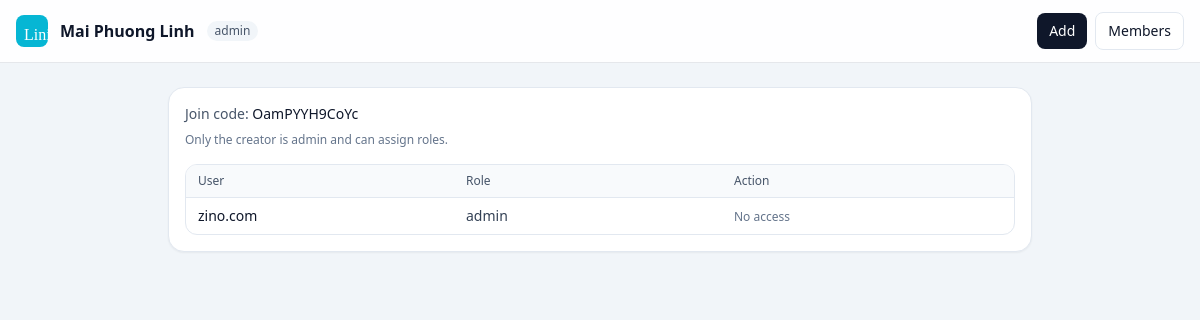
The page /boards/4/members/ (signed in) on the database its author committed.
### board/models.py (models this page shows, shortened)
class Board(models.Model):
    name = models.CharField(max_length=120, default="Untitled board")
    created_by = models.ForeignKey(
        settings.AUTH_USER_MODEL,
        on_delete=models.CASCADE,
        related_name="created_boards",
    )
    join_code = models.CharField(max_length=16, unique=True, db_index=True)
    created_at = models.DateTimeField(auto_now_add=True)

class BoardMember(models.Model):
    ROLE_ADMIN = "admin"
    ROLE_MENTOR = "mentor"
    ROLE_STUDENT = "student"
    ROLE_SPECTATOR = "spectator"
    ROLE_CHOICES = [
        (ROLE_ADMIN, "Admin"),
        (ROLE_MENTOR, "Mentor"),
        (ROLE_STUDENT, "Student"),
        (ROLE_SPECTATOR, "Spectator"),
    ]
    board = models.ForeignKey(Board, on_delete=models.CASCADE, related_name="members")
    user = models.ForeignKey(settings.AUTH_USER_MODEL, on_delete=models.CASCADE, related_name="board_memberships")
    role = models.CharField(max_length=12, choices=ROLE_CHOICES, default=ROLE_SPECTATOR)
    joined_at = models.DateTimeField(auto_now_add=True)
    class Meta:
        unique_together = [("board", "user")]

### board/views.py (the view)
# urls.py: path("boards/<int:board_id>/members/", views.members_view, name="members_view"),
@login_required
def members_view(request, board_id: int):
    b = get_object_or_404(Board, id=board_id)
    try:
        role = require_member(b, request.user)
    except PermissionError:
        return _forbidden("not_member")
    members = BoardMember.objects.select_related("user").filter(board=b).order_by("role", "user__username")
    return render(
        request,
        "board/members.html",
        {
            "board": b,
            "role": role,
            "members": members,
        },
    )

### board/permissions.py (called while the page is built)
def get_role(board, user):
    if not user.is_authenticated:
        return None
    m = BoardMember.objects.filter(board=board, user=user).first()
    return m.role if m else None

def require_member(board, user):
    role = get_role(board, user)
    if not role:
        raise PermissionError("not_member")
    return role

### board/templates/board/members.html (shortened to what this page needs)
<!doctype html>
<html lang="en">
<head>
  <script src="https://cdn.tailwindcss.com"></script>
</head>
<body class="min-h-screen bg-slate-100 text-slate-900">
  <header class="sticky top-0 z-40 border-b bg-white/90 backdrop-blur">
    <div class="mx-auto flex max-w-7xl items-center justify-between px-4 py-3">
      <div class="flex items-center gap-3">
        <a href="{% url 'board:home' %}"><div class="h-8 w-8 rounded-lg bg-cyan-500 font-serif text-white p-2">Lini</div></a>
        <div class="font-semibold">{{ board.name }}</div>
        <span class="rounded-full bg-slate-100 px-2 py-0.5 text-xs text-slate-600">{{ role }}</span>
      </div>
      <div class="flex items-center gap-2">
        <button id="newListBtn" class="rounded-lg bg-slate-900 px-3 py-2 text-sm font-medium text-white hover:bg-slate-800">
          Add
        </button>
        <a class="rounded-lg border border-slate-200 bg-white px-3 py-2 text-sm hover:bg-slate-50" href="{% url 'board:members_view' board.id %}">
          Members
        </a>
      </div>
    </div>
  </header>
  <main class="mx-auto max-w-4xl px-4 py-6">
    <div class="rounded-2xl border border-slate-200 bg-white p-4 shadow-sm">
      <div class="text-sm text-slate-600">
        Join code:
        <span class="font-medium text-slate-900">{{ board.join_code }}</span>
      </div>
      <div class="mt-2 text-xs text-slate-500">
        Only the creator is admin and can assign roles.
      </div>
      <div class="mt-4 overflow-hidden rounded-xl border border-slate-200">
        <div class="grid grid-cols-3 bg-slate-50 px-3 py-2 text-xs font-medium text-slate-600">
          <div>User</div>
          <div>Role</div>
          <div>Action</div>
        </div>
        {% for m in members %}
          <div class="grid grid-cols-3 items-center px-3 py-2 text-sm border-t border-slate-200">
            <div class="truncate">{{ m.user.username }}</div>
            <div class="text-slate-700">{{ m.role }}</div>
            <div>
              {% if role == "admin" and m.user_id != board.created_by_id %}
                <select class="roleSelect rounded-lg border border-slate-200 bg-white px-2 py-1 text-sm"
                        data-user-id="{{ m.user_id }}">
                  <option value="mentor" {% if m.role == "mentor" %}selected{% endif %}>mentor</option>
                  <option value="student" {% if m.role == "student" %}selected{% endif %}>student</option>
                  <option value="spectator" {% if m.role == "spectator" %}selected{% endif %}>spectator</option>
                </select>
                <button class="saveRoleBtn ml-2 rounded-lg bg-slate-900 px-3 py-1.5 text-sm text-white hover:bg-slate-800"
                        data-user-id="{{ m.user_id }}">
                  Save
                </button>
              {% else %}
                <span class="text-xs text-slate-500">No access</span>
              {% endif %}
            </div>
          </div>
        {% endfor %}
      </div>
    </div>
  </main>
</body>
</html>

### rows shown on the page
Board: name "Mai Phuong Linh", join_code "OamPYYH9CoYc"
BoardMember: role "admin", user.username "zino.com", shows "No access"
